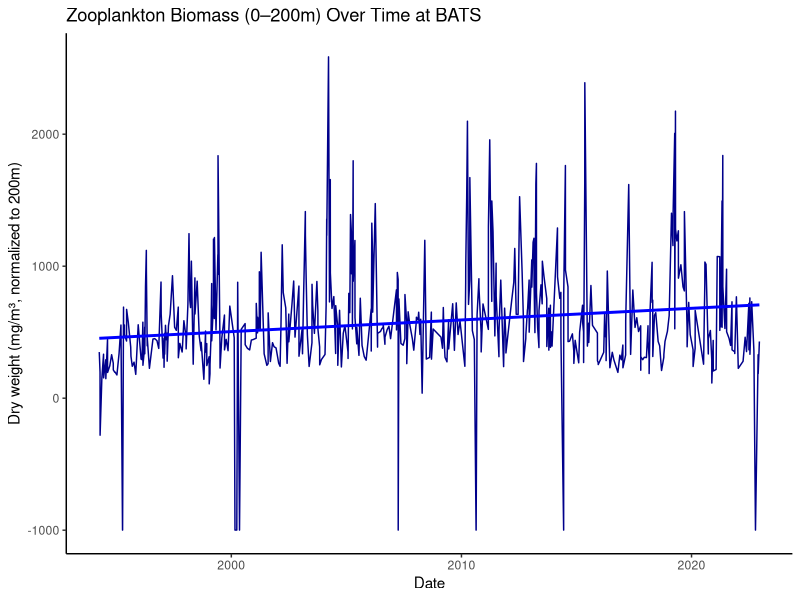
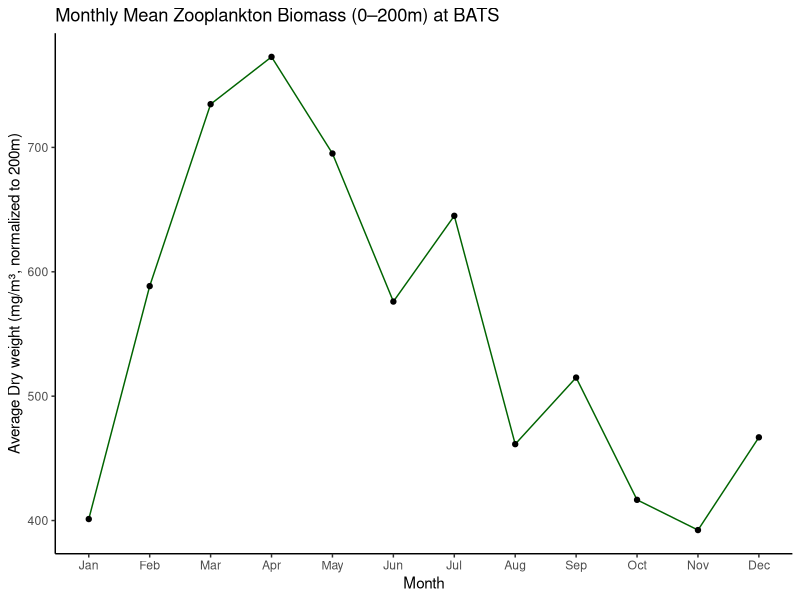
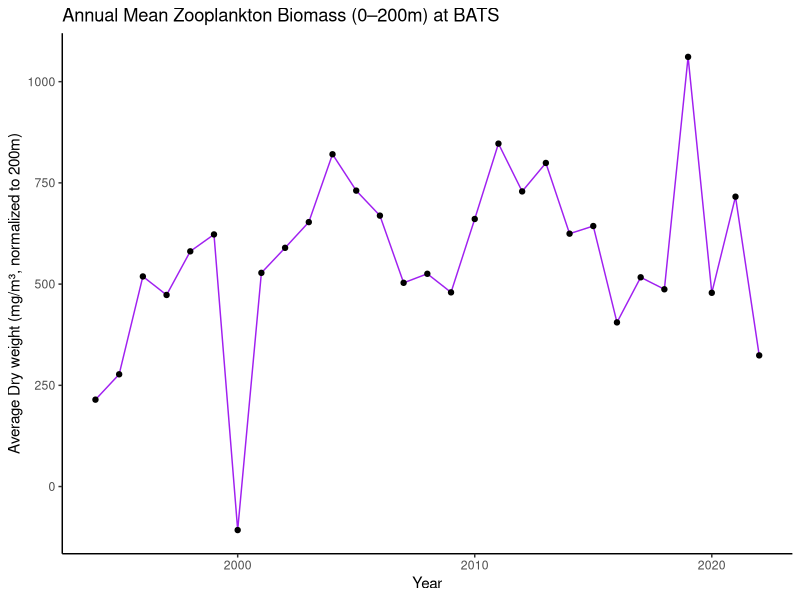

These charts were generated, in order, by the following R code: (Note: this script raises an error after producing the figures.)
## Load necessary libraries
library(dplyr)
library(readr)
library(readxl)
library(ggplot2)

# Step 1: Load the zooplankton dataset ----
zooplankton<- read_excel("Data/BATS_zooplankton (1).xlsx")
View(BATS_zooplankton_1_)

# Step 2: Check column names ----
# Getting rid of the first 34 rows
zooplankton<- zooplankton[-c(1:34), ]

#making row 1 the column headers and getting rid of row 1
colnames(zooplankton) <- as.character(unlist(zooplankton[1, ]))
zooplankton <- zooplankton[-1, ]
colnames(zooplankton)

#Step 3: Convert date to proper Date format ----
#date is written as yyyymmdd e.g. 19940406 on column 2 
zooplankton$date <- as.Date(as.character(zooplankton$date), format="%Y%m%d")

#Step 4: Depth integration - Filter to only depths ≤ 200 m ----
# Convert depth column to numeric
zooplankton$max_depth <- as.numeric(zooplankton$max_depth)
# Filter rows where max depth is less than or equal to 200 m
zooplankton_filtered <- zooplankton %>%
  filter(max_depth <= 200)

# Visualizing ----
# a) Time-series plot of raw time-series — can see seasonal cycles and long-term changes.----

# Aggregation by date for visualization of raw data
#rename column 23 for clarity change from 'total_dry_weight/volume_for_all_size_fractions_200m' to TotalDryNorm200
colnames(zooplankton_filtered)[23] <- "TotalDryNorm200"
colnames(zooplankton_filtered)
# Convert biomass column to numeric
zooplankton_filtered$TotalDryNorm200 <- as.numeric(zooplankton_filtered$TotalDryNorm200)

# Aggregate to one value per date (mean or sum, depending on definition)
zoop_daily <- zooplankton_filtered %>%
  group_by(date) %>% #Take all the rows that have the same date and treat them as one group. 
  summarise(DryBiomass = mean(TotalDryNorm200, na.rm = TRUE)) %>% # average of TotalDryNorm200 for that day.
  ungroup()

ggplot(zoop_daily, aes(x = date, y = DryBiomass)) +
  geom_line(color = "darkblue") +
  geom_smooth(method = "lm", color = "blue", se = FALSE) +
  labs(title = "Zooplankton Biomass (0–200m) Over Time at BATS",
       x = "Date",
       y = "Dry weight (mg/m³, normalized to 200m)") +
  theme_classic()

#b) Seasonal pattern (montly averages) -----
zoop_daily$Month <- format(zoop_daily$date, "%m") # Extract month as numeric
zoop_daily$Month <- as.numeric(zoop_daily$Month) # Convert to numeric
zoop_monthly <- zoop_daily %>% 
  group_by(Month) %>% 
  summarise(MonthlyAvgBiomass = mean(DryBiomass, na.rm = TRUE)) %>% 
  ungroup()
# Plot monthly averages
ggplot(zoop_monthly, aes(x = Month, y = MonthlyAvgBiomass)) + # x is month (1-12)
  geom_line(color = "darkgreen") +
  geom_point() +
  scale_x_continuous(breaks = 1:12, labels = month.abb) +
  labs(title = "Monthly Mean Zooplankton Biomass (0–200m) at BATS",
       x = "Month",
       y = "Average Dry weight (mg/m³, normalized to 200m)") +
  theme_classic()

# c) Annual pattern (yearly averages) ----
zoop_daily$Year <- format(zoop_daily$date, "%Y") # Extract year
zoop_daily$Year <- as.numeric(zoop_daily$Year) # Convert to numeric
zoop_yearly <- zoop_daily %>% 
  group_by(Year) %>% 
  summarise(YearlyAvgBiomass = mean(DryBiomass, na.rm = TRUE)) %>%  #calculating avg biomass per year
  ungroup()
# Plot yearly averages
ggplot(zoop_yearly, aes(x = Year, y = YearlyAvgBiomass)) +
  geom_line(color = "purple") +
  geom_point() +
  labs(title = "Annual Mean Zooplankton Biomass (0–200m) at BATS",
       x = "Year",
       y = "Average Dry weight (mg/m³, normalized to 200m)") +
  theme_classic()


# Depth integrate (sum biomass per sampling event) ----
# Adjust biomass column name accordingly
zooplankton_integrated <- zooplankton_filtered %>%
  group_by(date) %>%
  summarise(TotalBiomass_0_200m = sum(Biomass_mg_m3, na.rm = TRUE)) %>%
  ungroup()

# Save output for later analysis -----
write_csv(zoop_integrated, "zooplankton_integrated_0_200m.csv")
# Now zoop_integrated has one row per date with summed biomass for top 200 m

# Visualizing the data----
ggplot(zoop_integrated, aes(x = Date, y = TotalBiomass_0_200m)) +
  geom_line(color = "blue") +
  labs(title = "Zooplankton Biomass (0-200m) Over Time",
       x = "Date",
       y = "Total Biomass (mg/m³)") +
  theme_minimal()
# This plot shows trends in zooplankton biomass over time in the upper 200 m






#Identify timing of onset, peak, and duration of biomass blooms each year → plot trends across years.----
# Calculate annual metrics
zoop_metrics <- zoop_integrated %>%
  mutate(Year = as.numeric(format(Date, "%Y"))) %>%
  group_by(Year) %>%
  summarise(
    Onset = min(Date[TotalBiomass_0_200m > threshold], na.rm = TRUE), # Define threshold based on data
    Peak = Date[which.max(TotalBiomass_0_200m)],
    Duration = as.numeric(difftime(max(Date[TotalBiomass_0_200m > threshold], na.rm = TRUE), Onset, units = "days"))
  ) %>%
  ungroup()
# Plot trends in onset, peak, and duration
ggplot(zoop_metrics, aes(x = Year)) +
  geom_line(aes(y = as.numeric(Onset), color = "Onset")) +
  geom_line(aes(y = as.numeric(Peak), color = "Peak")) +
  geom_line(aes(y = Duration, color = "Duration")) +
  labs(title = "Annual Zooplankton Bloom Metrics",
       x = "Year",
       y = "Days / Date",
       color = "Metric") +
  theme_minimal()
# Note: Define 'threshold' based on data characteristics for bloom onset detection.
# This code provides a framework; adjust threshold and metrics as needed based on data exploration.
# Further analyses could include correlations with environmental variables, size-fraction specific trends, etc.
